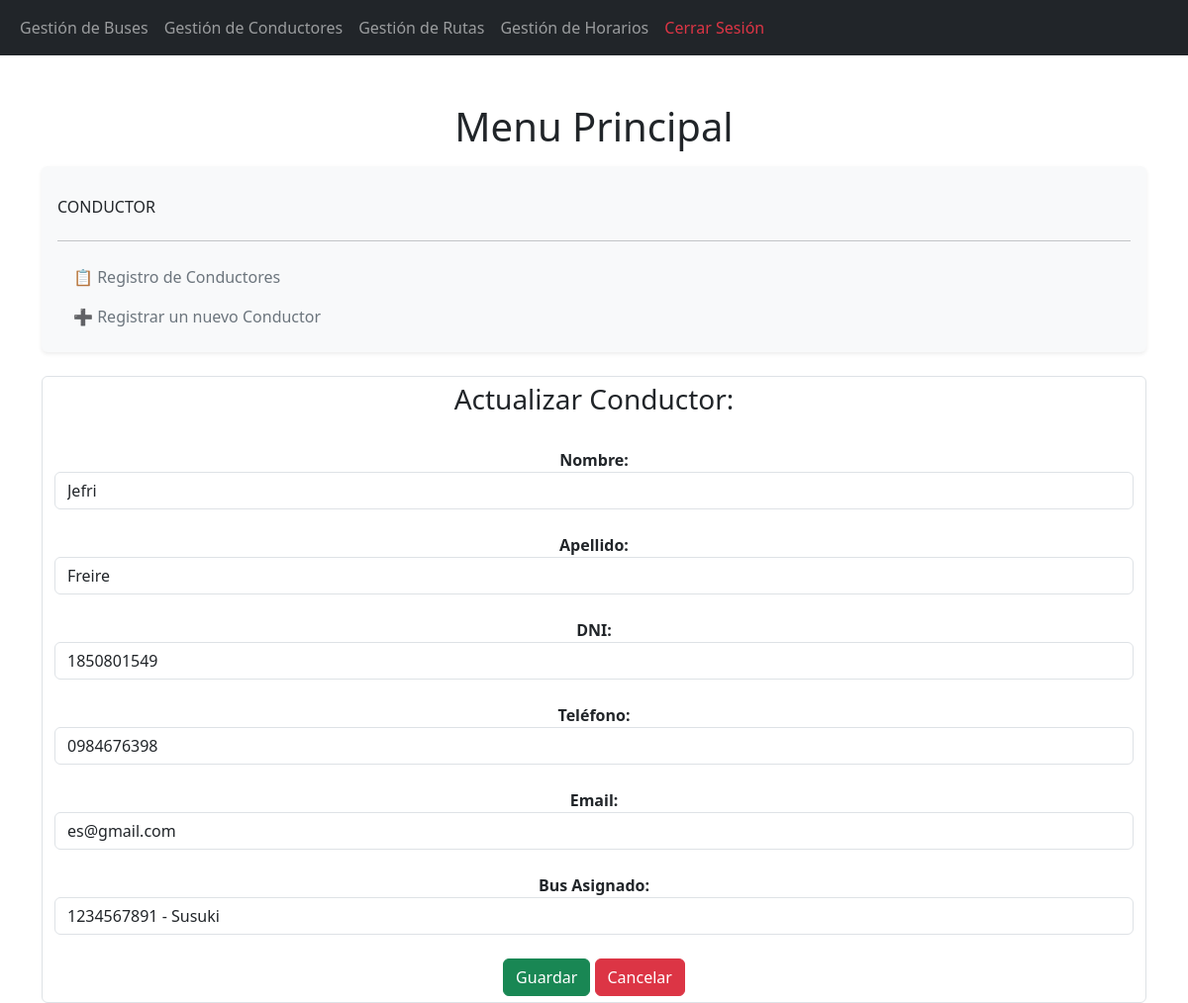
The app's page /editarConductor/4/ with its own data.
### Aplicaciones/ventapasajes/models.py (models this page shows, shortened)
class Conductor(models.Model):
    id = models.AutoField(primary_key=True)
    nombre = models.CharField(max_length=100)
    apellido = models.CharField(max_length=100)
    dni = models.CharField(max_length=10, unique=True)   # Documento de identidad único
    telefono = models.CharField(max_length=15)
    email = models.EmailField(unique=True)
    bus = models.OneToOneField(Bus, on_delete=models.CASCADE)  # Relación uno a uno con Bus

class Bus(models.Model):
    id = models.AutoField(primary_key=True)
    placa = models.CharField(max_length=10, unique=True)  # Placa única
    modelo = models.CharField(max_length=50)             # Modelo del bus
    capacidad = models.PositiveIntegerField()            # Capacidad máxima de pasajeros

### Aplicaciones/ventapasajes/views.py (the view)
# urls.py: path('editarConductor/<int:id>/', views.editarConductor, name='editar_conductor'),
def editarConductor(request, id):
    try:
        conductorEditar = Conductor.objects.select_related('bus').get(id=id)
        busesDisponibles = Bus.objects.all()  # Lista de buses disponibles para asignar
        return render(request, "editarConductor.html", {
            'conductor': conductorEditar,
            'buses': busesDisponibles
        })
    except Conductor.DoesNotExist:
        messages.error(request, "El conductor especificado no existe.")
        return redirect('listadoConductores')

### Aplicaciones/ventapasajes/templates/editarConductor.html (shortened to what this page needs)
{% extends "./plantillaAdministrador.html" %}
{% block contenidoAdministrador %}
<!DOCTYPE html>
    <html lang="en">
    <head>
        <link href="https://cdn.jsdelivr.net/npm/bootstrap@5.3.3/dist/css/bootstrap.min.css" rel="stylesheet">
        <link href="https://cdn.jsdelivr.net/npm/bootstrap@5.3.0/dist/css/bootstrap.min.css" rel="stylesheet">
        <link rel="stylesheet" href="https://cdnjs.cloudflare.com/ajax/libs/izitoast/1.4.0/css/iziToast.css" />
    </head>
    <body>
        <div class="container mt-5">
            <div class="row">
                <h1 class="text-center mb-3">Menu Principal</h1>
            </div>
            <div class="row">
                <div class="col-md-12">
                    <nav class="nav flex-column bg-light p-3 shadow-sm rounded">
                        <h6 class="mt-3">CONDUCTOR</h6>
                        <hr>
                        <a href="{% url 'listadoBuses' %}" class="nav-link text-secondary">📋 Registro de Conductores</a>
                        <a href="{% url 'nuevoBus' %}" class="nav-link text-secondary">➕ Registrar un nuevo Conductor</a>
            </div>
        </div>
        <br>
        <form action="{% url 'procesar_edicion_conductor' %}" id="frm_editar_conductor" method="post" class="form-control justify-content text-center">
            <h3>Actualizar Conductor:</h3>
            <br>
            <label for="txt_nombre"><b>Nombre:</b></label>
            <input type="text" name="txt_nombre" id="txt_nombre" class="form-control" value="{{ conductor.nombre }}" required>
            <br>
            <label for="txt_apellido"><b>Apellido:</b></label>
            <input type="text" name="txt_apellido" id="txt_apellido" class="form-control" value="{{ conductor.apellido }}" required>
            <br>
            <label for="txt_dni"><b>DNI:</b></label>
            <input type="text" name="txt_dni" id="txt_dni" class="form-control" value="{{ conductor.dni }}" required>
            <br>
            <label for="txt_telefono"><b>Teléfono:</b></label>
            <input type="text" name="txt_telefono" id="txt_telefono" class="form-control" value="{{ conductor.telefono }}" required>
            <br>
            <label for="txt_email"><b>Email:</b></label>
            <input type="email" name="txt_email" id="txt_email" class="form-control" value="{{ conductor.email }}" required>
            <br>
            <label for="bus_id"><b>Bus Asignado:</b></label>
            <select name="bus_id" id="bus_id" class="form-control" required>
                {% for bus in buses %}
                <option value="{{ bus.id }}" {% if bus.id == conductor.bus.id %}selected{% endif %}>
                    {{ bus.placa }} - {{ bus.modelo }}
                </option>
                {% endfor %}
            </select>
            <br>
            <button type="submit" class="btn btn-success">Guardar</button>
            <a href="{% url 'listadoConductores' %}" class="btn btn-danger">Cancelar</a>
        </form>
    </div>
</body>
</html>
{% endblock %}

### records on screen
Conductor: txt_nombre "Jefri", txt_apellido "Freire", txt_dni "1850801549", txt_telefono "0984676398", txt_email "es@gmail.com", bus_id "1234567891 - Susuki"
